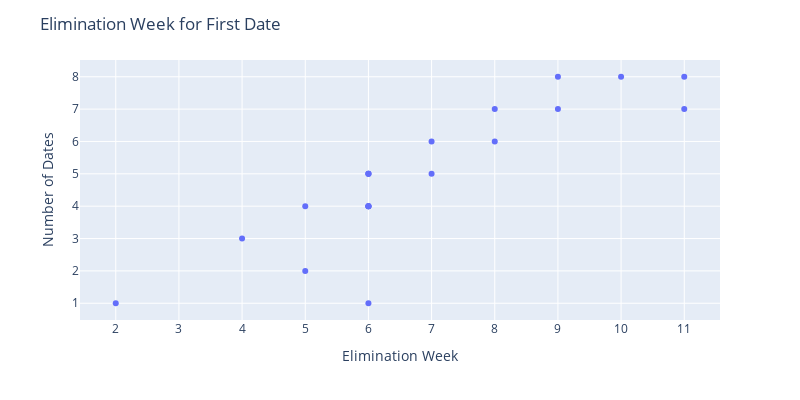

Notebook code cell kept with this figure:
### Code cell
fig4 = px.scatter(bachelor_d1, x="elim_week", y="total_dates", log_x=False,
                 hover_name="CONTESTANT", width=800, height=400)
fig4.update_layout(
    title="Elimination Week for First Date",
    xaxis_title="Elimination Week",
    yaxis_title="Number of Dates")
fig4.update_layout(
    xaxis = dict(
        tickmode = 'linear',
        tick0 = 1,
        dtick = 1))
fig4.update_layout(
    yaxis = dict(
        tickmode = 'linear',
        tick0 = 1,
        dtick = 1))
fig4.show()

### Figure 1 — Plotly figure (JSON) as saved in the notebook; plotly's stock layout.template omitted (floating-point values rounded to 4 significant figures)
{"data": [{"hoverlabel": {"namelength": 0}, "hovertemplate": "<b>%{hovertext}</b><br><br>elim_week=%{x}<br>total_dates=%{y}", "hovertext": ["21_DANIELLE_M", "20_CAILA_Q", "19_MEGAN_B", "18_CLARE_C", "18_KAT_H", "17_DESIREE_H", "17_SARAH_H", "16_COURTNEY_R", "16_KACIE_B", "15_ASHLEU_H", "15_JACKIE_G", "14_ALI_F", "13_MELISSA_R", "13_JILLIAN_H", "10_STEPHANIE_T", "09_LISA_B", "07_Sarah W.", "07_Megan", "06_Cheresse", "06_Jayne", "05_TRISH_S"], "legendgroup": "", "marker": {"color": "#636efa", "symbol": "circle"}, "mode": "markers", "name": "", "showlegend": false, "type": "scatter", "x": ["7", "9", "6", "10", "6", "8", "6", "11", "8", "9", "6", "6", "11", "7", "4", "6", "6", "2", "6", "5", "5"], "xaxis": "x", "y": [5, 7, 4, 8, 4, 6, 4, 8, 7, 8, 4, 5, 7, 6, 3, 5, 5, 1, 1, 2, 4], "yaxis": "y"}], "layout": {"height": 400, "legend": {"tracegroupgap": 0}, "margin": {"t": 60}, "title": {"text": "Elimination Week for First Date"}, "width": 800, "xaxis": {"anchor": "y", "domain": [0, 1], "dtick": 1, "tick0": 1, "tickmode": "linear", "title": {"text": "Elimination Week"}}, "yaxis": {"anchor": "x", "domain": [0, 1], "dtick": 1, "tick0": 1, "tickmode": "linear", "title": {"text": "Number of Dates"}}}}
